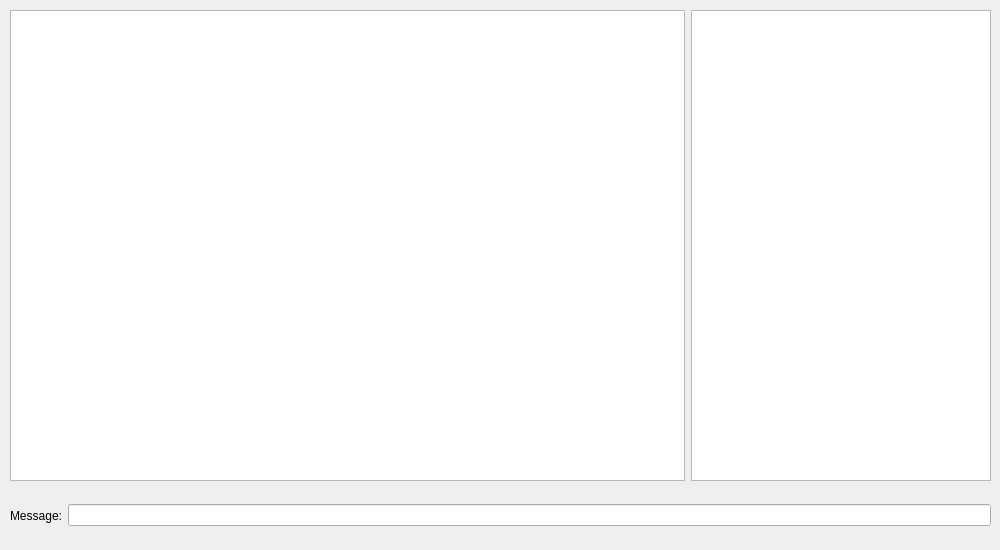
<?xml version="1.0" encoding="UTF-8"?>
<ui version="4.0">
 <class>MainWindow</class>
 <widget class="QMainWindow" name="MainWindow">
  <property name="geometry">
   <rect>
    <x>0</x>
    <y>0</y>
    <width>1000</width>
    <height>550</height>
   </rect>
  </property>
  <property name="minimumSize">
   <size>
    <width>1000</width>
    <height>550</height>
   </size>
  </property>
  <property name="windowTitle">
   <string>Serverloser Chat Version 2.0</string>
  </property>
  <widget class="QWidget" name="centralWidget">
   <widget class="QWidget" name="layoutWidget">
    <property name="geometry">
     <rect>
      <x>10</x>
      <y>490</y>
      <width>981</width>
      <height>51</height>
     </rect>
    </property>
    <layout class="QHBoxLayout" name="input">
     <property name="spacing">
      <number>6</number>
     </property>
     <property name="leftMargin">
      <number>0</number>
     </property>
     <property name="topMargin">
      <number>0</number>
     </property>
     <property name="rightMargin">
      <number>0</number>
     </property>
     <property name="bottomMargin">
      <number>0</number>
     </property>
     <item>
      <widget class="QLabel" name="label">
       <property name="text">
        <string>Message:</string>
       </property>
      </widget>
     </item>
     <item>
      <widget class="QLineEdit" name="inputLine">
       <property name="maxLength">
        <number>32767999</number>
       </property>
      </widget>
     </item>
    </layout>
   </widget>
   <widget class="QWidget" name="layoutWidget_2">
    <property name="geometry">
     <rect>
      <x>10</x>
      <y>10</y>
      <width>981</width>
      <height>471</height>
     </rect>
    </property>
    <layout class="QHBoxLayout" name="_2">
     <property name="spacing">
      <number>6</number>
     </property>
     <property name="leftMargin">
      <number>0</number>
     </property>
     <property name="topMargin">
      <number>0</number>
     </property>
     <property name="rightMargin">
      <number>0</number>
     </property>
     <property name="bottomMargin">
      <number>0</number>
     </property>
     <item>
      <widget class="ChatWidget" name="chat">
       <property name="focusPolicy">
        <enum>Qt::NoFocus</enum>
       </property>
       <property name="layoutDirection">
        <enum>Qt::LeftToRight</enum>
       </property>
       <property name="readOnly">
        <bool>true</bool>
       </property>
       <property name="html">
        <string>&lt;!DOCTYPE HTML PUBLIC &quot;-//W3C//DTD HTML 4.0//EN&quot; &quot;http://www.w3.org/TR/REC-html40/strict.dtd&quot;&gt;
&lt;html&gt;&lt;head&gt;&lt;meta name=&quot;qrichtext&quot; content=&quot;1&quot; /&gt;&lt;style type=&quot;text/css&quot;&gt;
p, li { white-space: pre-wrap; }
&lt;/style&gt;&lt;/head&gt;&lt;body style=&quot; font-family:'Ubuntu'; font-size:11pt; font-weight:400; font-style:normal;&quot;&gt;
&lt;p style=&quot;-qt-paragraph-type:empty; margin-top:1px; margin-bottom:1px; margin-left:0px; margin-right:0px; -qt-block-indent:0; text-indent:0px;&quot;&gt;&lt;br /&gt;&lt;/p&gt;&lt;/body&gt;&lt;/html&gt;</string>
       </property>
      </widget>
     </item>
     <item>
      <widget class="QListWidget" name="Connections">
       <property name="maximumSize">
        <size>
         <width>300</width>
         <height>16777215</height>
        </size>
       </property>
       <property name="focusPolicy">
        <enum>Qt::NoFocus</enum>
       </property>
       <property name="sortingEnabled">
        <bool>false</bool>
       </property>
      </widget>
     </item>
    </layout>
   </widget>
  </widget>
 </widget>
 <layoutdefault spacing="6" margin="11"/>
 <customwidgets>
  <customwidget>
   <class>ChatWidget</class>
   <extends>QTextEdit</extends>
   <header>chatwidget.h</header>
  </customwidget>
 </customwidgets>
 <resources/>
 <connections/>
</ui>
